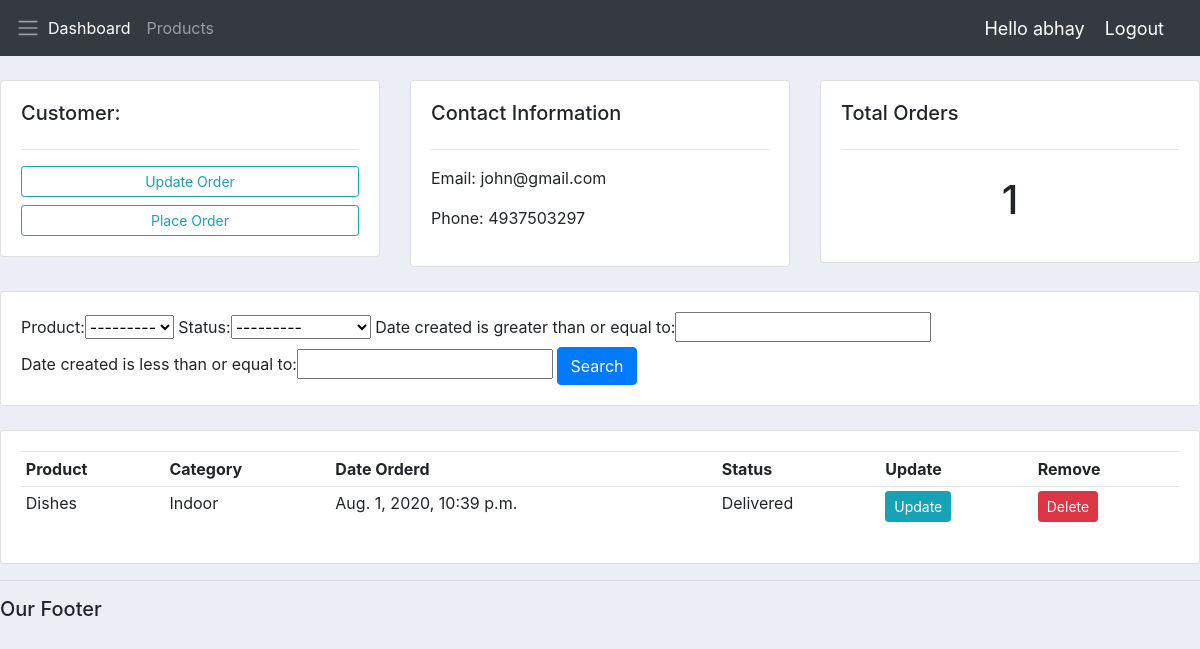
The app's page /customer/1/ (signed in) with its own data.
### accounts/models.py (models this page shows, shortened)
class Customer(models.Model):
    user = models.OneToOneField(User, null=True,blank=True, on_delete=models.CASCADE)
    name = models.CharField(max_length=200, null=True)
    phone = models.CharField(max_length=200, null=True)
    email = models.CharField(max_length=200, null=True)
    profile_pic = models.ImageField(default="logo.png",null=True,blank=True)
    date_created = models.DateTimeField(auto_now_add=True, null=True)

class Order(models.Model):
    STATUS = (
			('Pending', 'Pending'),
			('Out for delivery', 'Out for delivery'),
			('Delivered', 'Delivered'),
			)
    customer = models.ForeignKey(Customer, null=True, on_delete=models.SET_NULL)
    product = models.ForeignKey(Product, null=True,on_delete=models.SET_NULL)
    date_created = models.DateTimeField(auto_now_add=True, null=True)
    status = models.CharField(max_length=200, null=True,choices=STATUS)

class Product(models.Model):
    CATEGORY = (
			('Indoor', 'Indoor'),
			('Out Door', 'Out Door'),
			)
    name =  models.CharField(max_length=200, null=True)
    price = models.FloatField(null=True)
    category = models.CharField(max_length=200, null=True, choices=CATEGORY)
    description =  models.CharField(max_length=200, null=True,blank=True)
    date_created = models.DateTimeField(auto_now_add=True, null=True)
    tags = models.ManyToManyField(Tag)
    def __str__(self):
        return self.name

### accounts/decorators.py (the view)
        def wrapper_func(request, *args, **kwargs):
            group = None
            if request.user.groups.exists():
                group = request.user.groups.all()[0].name
            if group in allowed_roles:
                return view_func(request, *args, **kwargs)
            else:
                return HttpResponse("You are not authorized to view this page")

### accounts/views.py (called while the page is built)
@login_required(login_url='login')
@allowed_users(allowed_roles=['admin'])
def customer(request, pk_test):
    customer = Customer.objects.get(id=pk_test)
    orders = customer.order_set.all()
    order_count = orders.count()
    myFilter = OrderFilter(request.GET, queryset=orders)
    orders = myFilter.qs
    context = {'customer': customer,
    'orders':orders, 'order_count': order_count, 'myFilter': myFilter}
    return render(request, 'accounts/customer.html', context)

### accounts/templates/accounts/customer.html
{%  extends 'accounts/main.html' %}
{% block content %}
	<br>
<div class="row">
	<div class="col-md">
		<div class="card card-body">
			<h5>Customer:</h5>
			<hr>
			<a class="btn btn-outline-info  btn-sm btn-block" href="">Update Order</a>
			<a class="btn btn-outline-info  btn-sm btn-block" href="{% url 'create_order' customer.id %}">Place Order</a>
		</div>
	</div>
	<div class="col-md">
		<div class="card card-body">
			<h5>Contact Information</h5>
			<hr>
			<p>Email: {{customer.email}} </p>
			<p>Phone: {{customer.phone}} </p>
		</div>
	</div>
	<div class="col-md">
		<div class="card card-body">
			<h5>Total Orders</h5>
			<hr>
			<h1 style="text-align: center;padding: 10px">{{order_count}}</h1>
		</div>
	</div>
</div>
<br>
<div class="row">
		<div class="col">
			<div class="card card-body">
				<form method="get">
					{{myFilter.form}}
					<button class="btn btn-primary" type="submit">Search</button>
				</form>
		</div>
	</div>
</div>
<br>
<div class="row">
	<div class="col-md">
		<div class="card card-body">
			<table class="table table-sm">
				<tr>
					<th>Product</th>
					<th>Category</th>
					<th>Date Orderd</th>
					<th>Status</th>
					<th>Update</th>
					<th>Remove</th>
				</tr>
				{% for order in orders %}
				<tr>
					<td>{{order.product}}</td>
					<td>{{order.product.category}}</td>
					<td>{{order.date_created}}</td>
					<td>{{order.status}}</td>
					<td><a class="btn btn-sm btn-info" href="{% url 'update_order' order.id %}">Update</a></td>
                    <td><a class="btn btn-sm btn-danger" href="{% url 'delete_order' order.id %}">Delete</a></td>
				</tr>
				{% endfor %}
			</table>
		</div>
	</div>
</div>
{% endblock %}

### accounts/templates/accounts/navbar.html (shortened to what this page needs)
{% load static %}
<nav class="navbar navbar-expand-lg navbar-dark bg-dark">
      <span class="navbar-toggler-icon"></span>
    <div class="collapse navbar-collapse" id="navbarNav">
      <ul class="navbar-nav">
        {% if request.user.is_staff %}
        <li class="nav-item active">
          <a class="nav-link" href="{% url 'home' %}">Dashboard</a>
        </li>
        <li class="nav-item">
          <a class="nav-link" href="{% url 'products' %}">Products</a>
        </li>
        {% else %}
        <li class="nav-item">
          <a class="nav-link" href="{% url 'account' %}">Settings</a>
        </li>
        {% endif %}
      </ul>
    </div>
    <span class="hello-msg"> Hello {{request.user}}</span>
    <span ><a class="hello-msg" href="{% url 'logout' %}">Logout</a></span>
  </nav>

### static/css/main.css (style rules this page uses)
body { background-color: #ebeff5; }

### accounts/templates/accounts/navbar.html (style rules this page uses)
.hello-msg { font-size: 18px; color: #fff; margin-right: 20px; }

### records on screen
Customer: email "john@gmail.com", phone "4937503297"
Order: product "Dishes", product.category "Indoor", date_created "Aug. 1, 2020, 10:39 p.m.", status "Delivered"

### other values on screen
{{ request.user }} "abhay"
{{ order_count }} "1"
